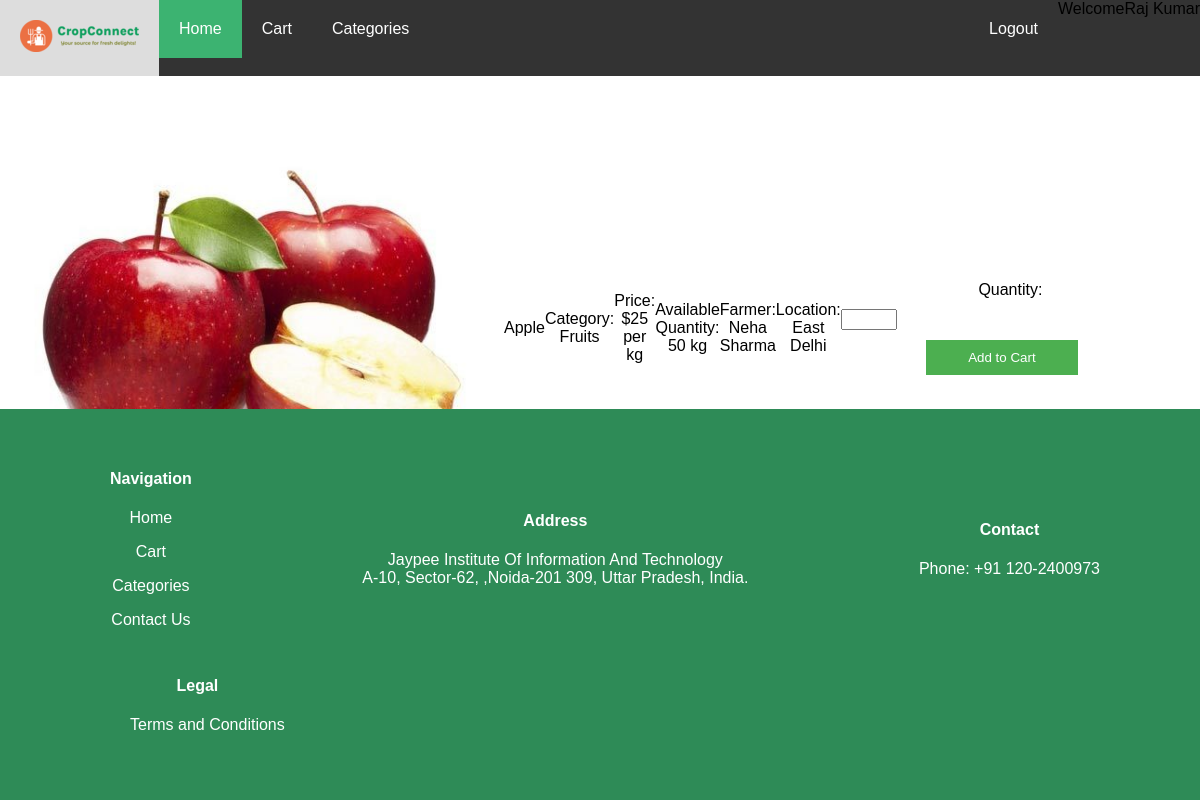
The page /product_details.php?productID=3 (signed in) on the database its author committed.
### tables this page shows
CREATE TABLE Product (
  ProductID INT PRIMARY KEY,
  ProductName VARCHAR(35),
  CatID INT,
  Price INT,
  Quantity_avail INT,
  FarmerID INT,
  FOREIGN KEY(FarmerID) REFERENCES Users(ID),
  FOREIGN KEY(CatID) REFERENCES Category(CatID)
);

CREATE TABLE Category (
  CatID INT PRIMARY KEY,
  Category VARCHAR(35)
);

CREATE TABLE Users (
  ID INT PRIMARY KEY AUTO_INCREMENT,
  Username VARCHAR(25) UNIQUE,
  Password VARCHAR(64),
  Type CHAR(1),
  Name VARCHAR(35),
  Contact VARCHAR(10),
  Email VARCHAR(60),
  Location VARCHAR(60)
);

### product_details.php (the view, shortened to what this page needs)
<!DOCTYPE html>
<html lang="en">
<head>
  <link rel="stylesheet" href="styles2.css">
</head>
<body>
  <div class="navbar">
    <a href="index.php" class="logo"><img src="cropconnect.png" alt="Company Logo"></a>
    <a class="active" href="index.php">Home</a>
    <a href="cart.php">Cart</a>
    <a href="categories.php">Categories</a>
    <div class="login-container">
      <?php
      if (isset($_SESSION['username'])) {
        echo 'Welcome' . $_SESSION['firstName'];
        echo '<a href="logout.php">Logout</a>';
      } else {
        echo '<a href="login.php">Login/Register</a>';
      }
      ?>
    </div>
  </div>
  <div class="container">
    <?php
    $servername = "localhost";
    $username = "root";
    $password = "";
    $dbname = "farmermarket";
    $conn = new mysqli($servername, $username, $password, $dbname);
    if (isset($_GET['productID'])) {
      $productID = $_GET['productID'];
      $sql_product_details = "SELECT
                Product.ProductID,
                Product.ProductName,
                Product.Price,
                Product.Quantity_avail,
                Product.FarmerID,
                Product.Image,
                Users.Name AS FarmerName,
                Users.Location AS FarmerLocation,
                category.Category AS ProductCategory
                FROM product
                JOIN Users ON Product.FarmerID = Users.ID
                JOIN category ON Product.CatID = category.CatID
                WHERE Product.ProductID = $productID";
      $result_product_details = $conn->query($sql_product_details);
      if ($result_product_details->num_rows > 0) {
        $row_product_details = $result_product_details->fetch_assoc();
        echo '<div class="product-card">';
        echo '<img class="product-image" src="' . $row_product_details["Image"] . '" alt="' . $row_product_details["ProductName"] . '">';
        echo '<p>' . $row_product_details["ProductName"] . '</p>';
        echo '<p>Category: ' . $row_product_details["ProductCategory"] . '</p>';
        echo '<p>Price: $' . $row_product_details["Price"] . ' per kg</p>';
        echo '<p>Available Quantity: ' . $row_product_details["Quantity_avail"] . ' kg</p>';
        echo '<p>Farmer: ' . $row_product_details["FarmerName"] . '</p>';
        echo '<p>Location: ' . $row_product_details["FarmerLocation"] . '</p>';
        echo '<form action="process_cart.php" method="post">';
        echo '<label for="quantity">Quantity:</label>';
        echo '<input type="number" name="quantity" id="quantity" min="1" max="' . $row_product_details["Quantity_avail"] . '" required>';
        echo '<button type="submit" name="add_to_cart">Add to Cart</button>';
        echo '</form>';
        echo '</div>';
      } else {
        echo '<p>Product not found.</p>';
      }
    } else {
      echo '<p>Invalid product details request.</p>';
    }
    ?>
  </div>
  <footer>
    <div class="footer-content">
      <div class="footer-section">
        <h4>Navigation</h4>
        <p><a href="index.php">Home</a></p>
        <p><a href="cart.php">Cart</a></p>
        <p><a href="categories.php">Categories</a></p>
        <p><a href="contact.php">Contact Us</a></p>
      </div>
      <div class="footer-section">
        <h4>Address</h4>
        <p>Jaypee Institute Of Information And Technology<br>
          A-10, Sector-62, ,Noida-201 309,
          Uttar Pradesh, India.
        </p>
      </div>
      <div class="footer-section">
        <h4>Contact</h4>
        <p>Phone: +91 120-2400973</p>
      </div>
      <div class="footer-section">
        <h4>Legal</h4>
        <p><a href="terms.php">Terms and Conditions</a></p>
      </div>
    </div>
  </footer>
</body>
</html>

### styles2.css (style rules this page uses)
body { margin: 0; font-family: Arial, sans-serif; }
.navbar { overflow: hidden; background-color: #333; }
.navbar .login-container, #search-container { float: right; }
.navbar a, .login-name { float: left; display: block; color: white; text-align: center; padding: 20px 20px; text-decoration: none; }
.active { background-color: MediumSeaGreen; }
.container { text-align: center; }
img { border-radius:10%; }
.footer-content { background-color: #2E8B57; padding: 20px; text-align: center; bottom: 0; width: 100%; display: flex; justify-content: space-evenly; align-items: center; color: white; }
.footer-content { display: flex; justify-content: space-between; width: 100%; flex-wrap: wrap; }
.footer-section { margin-bottom: 10px; }
.footer-content a { color: #ffffff; text-decoration: none; position: relative; }
.footer-content a:after { content: ''; display: block; width: 0; height: 1px; background-color: #0000FF; position: absolute; bottom: -2px; transition: width 0.3s; }
.footer-content a[href="terms.php"]:before { content: ' '; display: inline-block; margin-right: 20px; }

### product_details.php (style rules this page uses)
.container { padding: 20px; }
.product-card { display: flex; align-items: center; }
.product-image { max-width: 40%; margin-right: 20px; border-radius: 5%; }
form { width: 100%; }
label, select, input { display: block; margin-bottom: 10px; }
button { background-color: #4caf50; color: white; padding: 10px; border: none; cursor: pointer; width: 45%; margin-right: 5%; }
footer { background-color: #2E8B57; padding: 20px; text-align: center; position: fixed; bottom: 0; width: 100%; display: flex; justify-content: space-between; align-items: center; color: white; }
.footer-content { display: flex; justify-content: space-between; width: 100%; flex-wrap: wrap; }
.footer-section { margin-bottom: 10px; margin-left: 70px; margin-right: 100px; }
.footer-content a { color: #ffffff; text-decoration: none; position: relative; }
.footer-content a:after { content: ''; display: block; width: 0; height: 1px; background-color: #0000FF; position: absolute; bottom: -2px; transition: width 0.3s; }
img { border-radius: 5%; }
.footer-content a[href="terms.php"]:before { content: ' '; display: inline-block; margin-right: 20px; }

### rows shown on the page
product: Image (picture), ProductName "Apple", CatID.Category "Fruits", Price "25", Quantity_avail "50", FarmerID.Name "Neha Sharma", FarmerID.Location "East Delhi"

### other values the page prints
$_SESSION['firstName'] "Raj Kumar"
